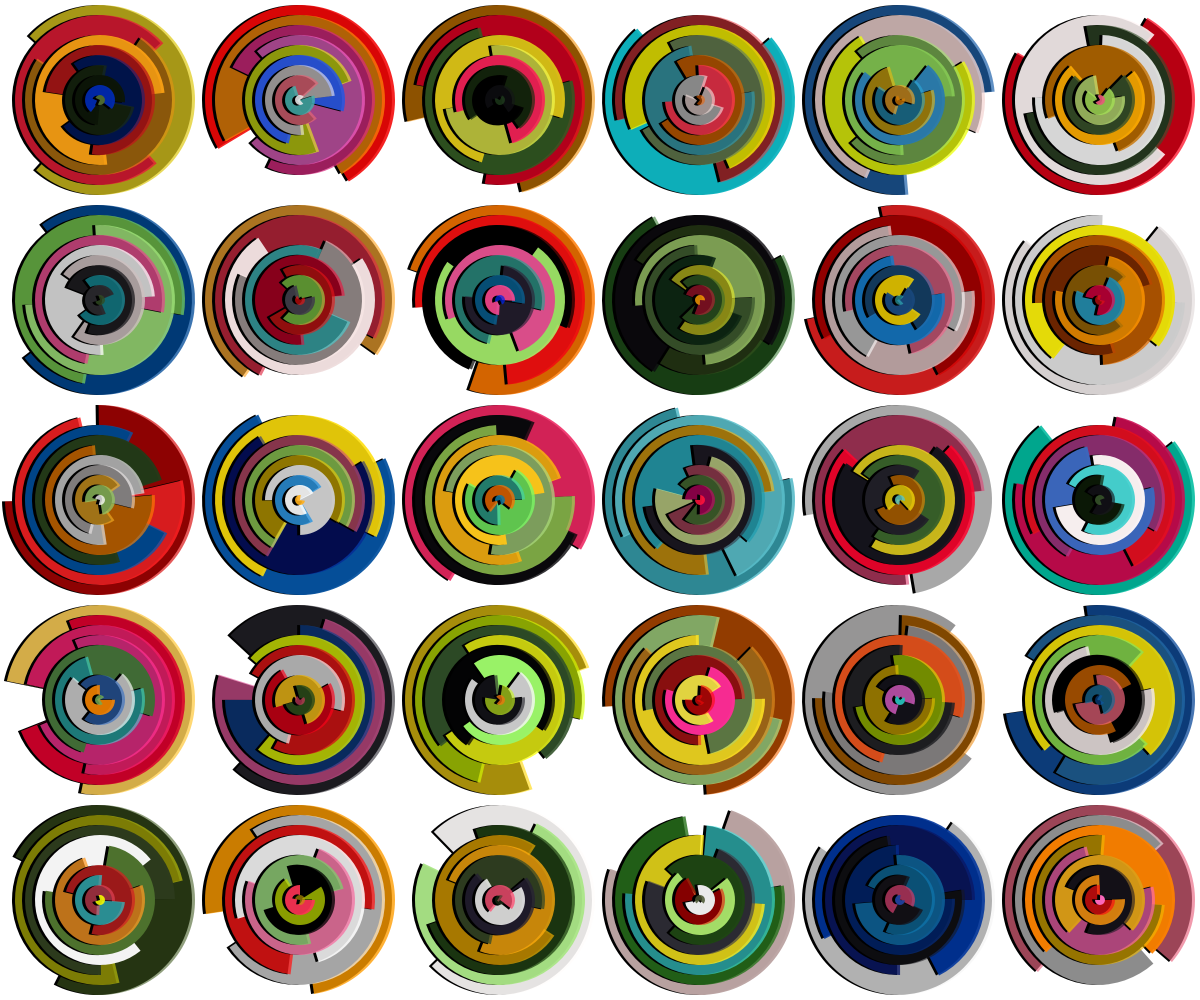
Frame 1 (no input)
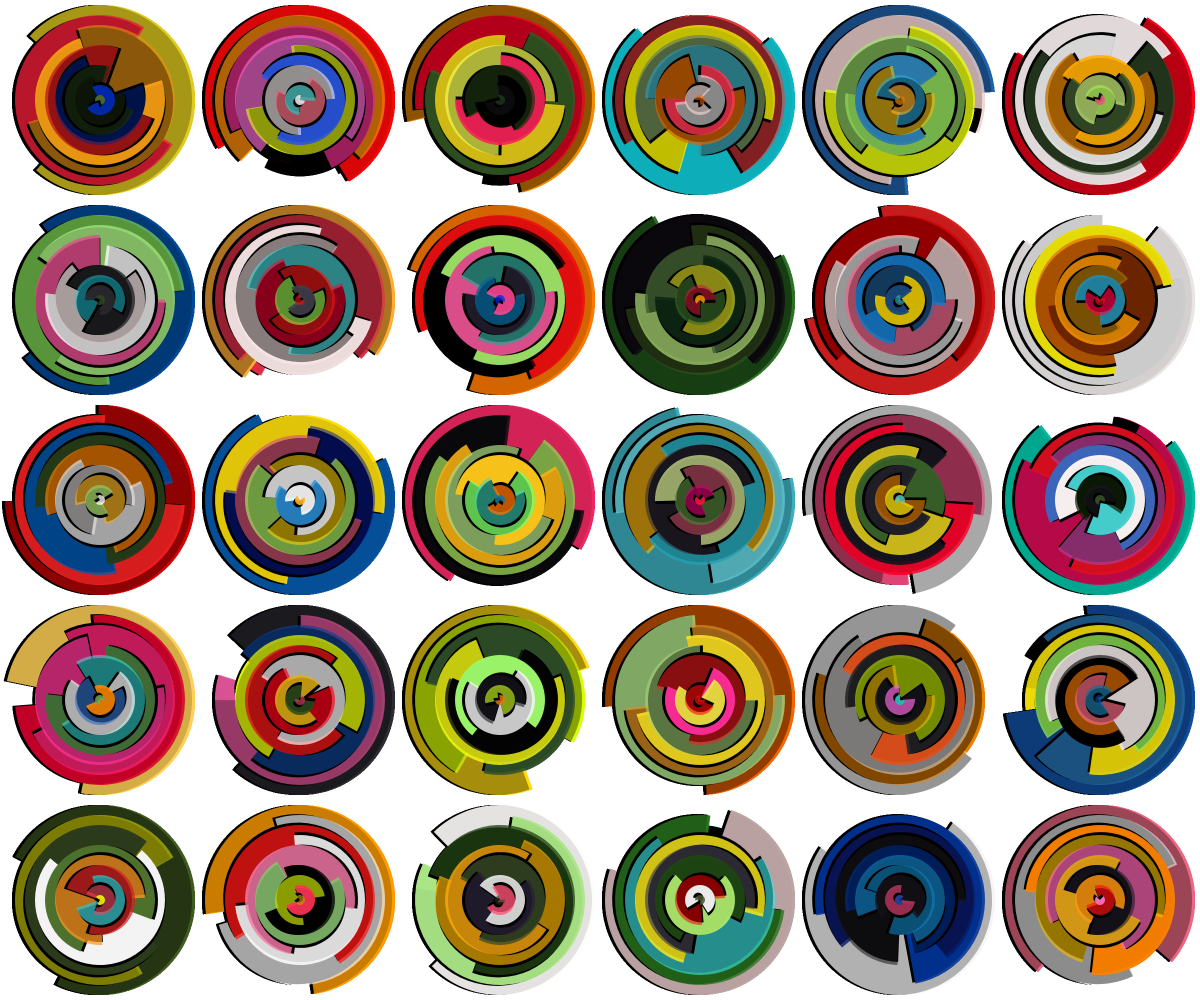
Frame 60 (no input)
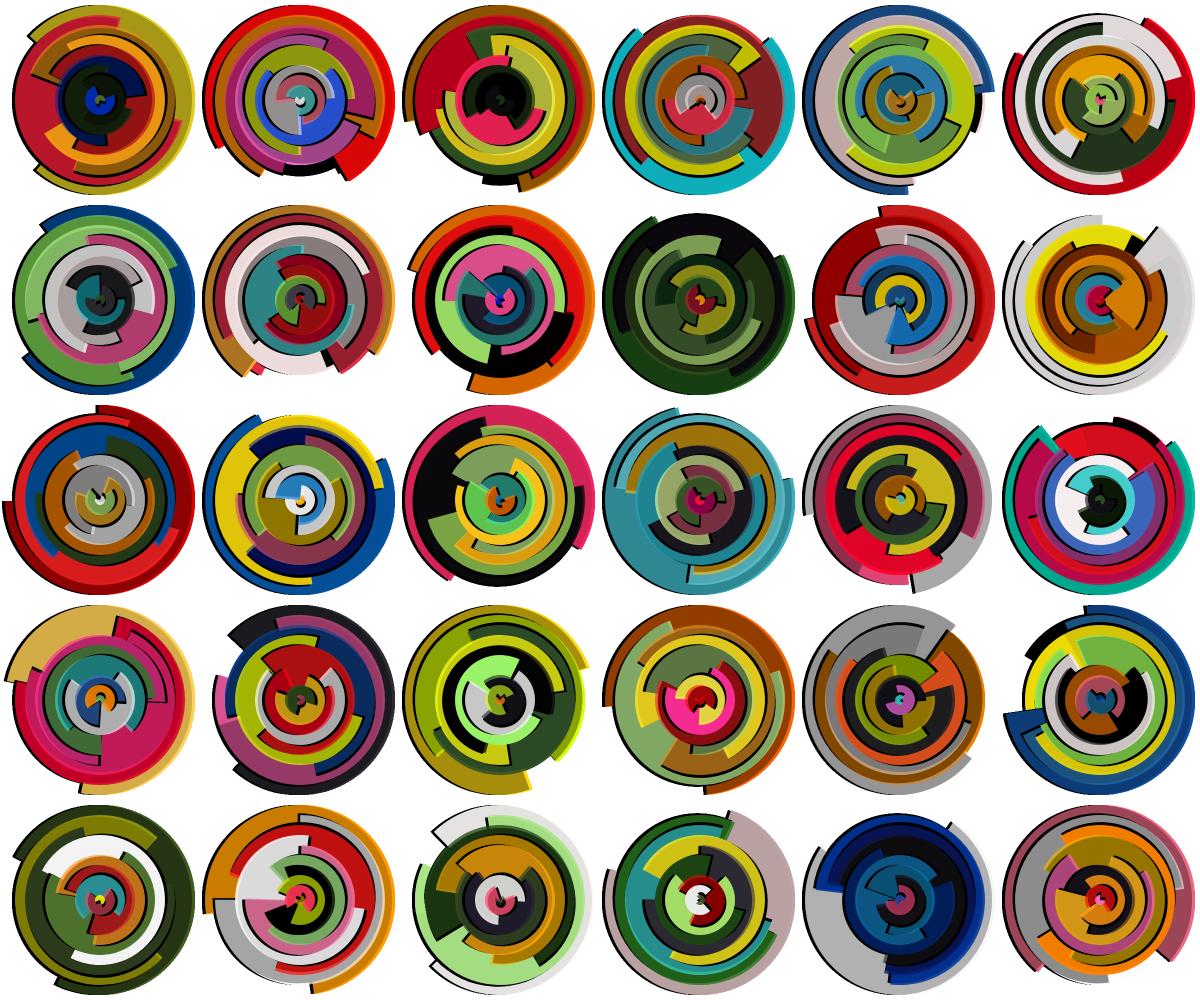
Frame 120 (the mouse pressed at the canvas centre since frame 60)

The p5.js sketch that drew these frames (run headless with seeded random() and noise() and a simulated clock; from frame 60 on, the mouse is pressed at the canvas centre):

// p5.js sketch
// ── sketch.js
let colors = ['#f0101c', '#f05697', '#0b469b', '#32b6c3', '#f78000', '#fddf0e', '#9fe063', '#315423', '#16141b','#ffffff'];

let arcos = [];

let border = -200;

function setup() {
	createCanvas(windowWidth,windowHeight);
	colorMode(HSB, 360, 100, 100, 100);
	pixelDensity(2);
	
  for(let xx =border/2;xx <= width-border;xx+=200)
	{
		for(let yy =border/2;yy <= height-border;yy+=200)
		{
			 let mySeed = random(1,10000);
		   arcos.push(new arco(xx,yy,190,mySeed));
			 stroke(0);
		}
		//print(xx);
	}
	
	/*
	strokeWeight(0.1);
	for(let xx =border;xx <= width-border;xx+=20)
	{
		for(let yy = border;yy <= height-border;yy+=20)
		{
        line(xx,0,xx,height);
				line(0,yy,width,yy);
		}
	}*/
	
	//noLoop();
	
	smooth(8);
	
}

function draw() {
	
	strokeWeight(1);
	for(let i=0;i < arcos.length;i++)
	{
		arcos[i].resetChoice();
		arcos[i].display();
	}
	
	/*
	stroke(0);
	strokeWeight(0.1);
	for(let xx =border;xx <= width-border;xx+=20)
	{
		for(let yy = border;yy <= height-border;yy+=20)
		{
        line(xx,0,xx,height);
				line(0,yy,width,yy);
		}
	}*/

}



class arco
{
	constructor(x,y,mySize,mySeed) 
	{
		this.x = x;
		this.y = y;
		this.size = mySize;
		this.seed = mySeed;
		this.rad = random(0.5,2);
		this.speed = random(0,0.5);
		//this.choice = floor(random(1,16));
		this.direction = random([-1,1]);
	}

	resetChoice()
	{
		//this.choice = floor(random(1,16));
	}
	
	display() 
	{
		randomSeed(this.seed);
	
		push();
		translate(this.x,this.y);
		//rotate(frameCount*0.05);
		noStroke();
		for(let i=0;i < this.size;i+=20)
		{
			rotate(this.direction*frameCount*0.05*i/200);
			fill(0);
			let temp = random(0,2*PI);
			arc(0-3,0,this.size-i,this.size-i,temp,temp + 3*PI/2);
			fill(generateColor(10));
			arc(0,0,this.size-i,this.size-i,temp,temp + 3*PI/2);
		}
		pop();
		
	}
}

function generateColor(scale) {
	let temp = color(colors[floor(random(0,10))]);

	myColor = color(hue(temp) + randomGaussian() * scale,
		saturation(temp) + randomGaussian() * scale,
		brightness(temp) + randomGaussian() * scale,
		random(50,100));
	return myColor;
}
